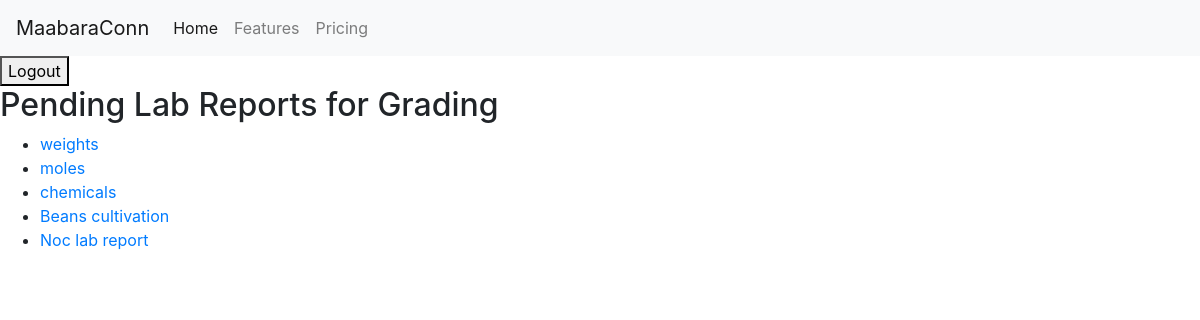
/users/lab-reports/grading/ (signed in), run on an earlier commit of the app's database.
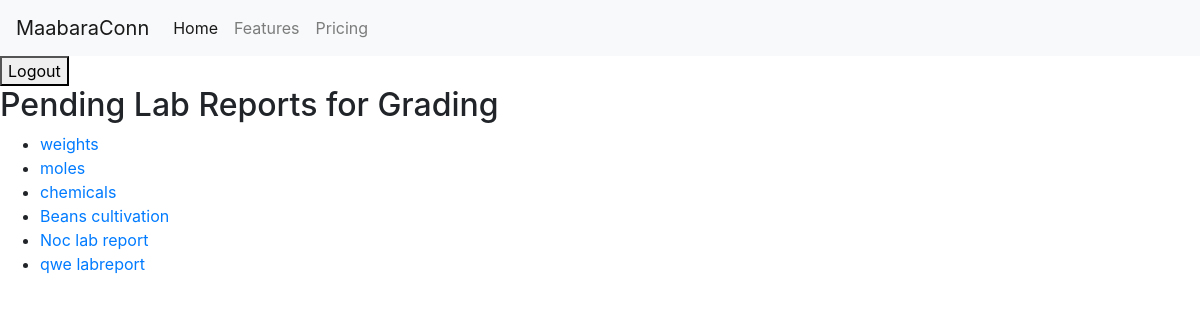
And on a later commit of the database.
### users/models.py (models this page shows, shortened)
class LabReport(models.Model):
    REPORT_TYPE_CHOICES = [
        ('IND', 'Individual'),
        ('GRP', 'Group'),
    ]
    report_type = models.CharField(
        max_length=3, choices=REPORT_TYPE_CHOICES, default='IND')
    creator = models.ForeignKey(
        settings.AUTH_USER_MODEL, on_delete=models.CASCADE, related_name='created_lab_reports'
    )
    student = models.ForeignKey(
        settings.AUTH_USER_MODEL, on_delete=models.CASCADE, related_name='student_lab_reports', null=True, blank=True
    )
    course = models.ForeignKey(
        Course, on_delete=models.CASCADE, related_name='lab_reports'
    )
    title = models.CharField(max_length=255)
    description = models.TextField()
    laboratory = models.ForeignKey(
        Laboratory, on_delete=models.CASCADE, related_name='lab_reports', null=True
    )
    document = models.FileField(upload_to='lab_reports/')
    submitted_at = models.DateTimeField(auto_now_add=True)
    status = models.CharField(max_length=100, default='Pending')
    template = models.ForeignKey(
        LabTemplate, on_delete=models.SET_NULL, null=True, blank=True, related_name='lab_reports'
    )

### users/views.py (the view)
# urls.py: path('lab-reports/grading/', views.lab_reports_for_grading,
@login_required
def lab_reports_for_grading(request):
    if request.user.role == User.Role.LAB_TECH:
        reports = LabReport.objects.filter(
            status='Pending').prefetch_related('responses')
    else:
        reports = []
    return render(request, 'grading/lab_reports_for_grading.html', {'reports': reports})

### users/templates/grading/lab_reports_for_grading.html
{% extends "base.html" %} {% block content %}
<h2>Pending Lab Reports for Grading</h2>
<ul>
  {% for report in reports %}
  <li>
    <a href="{% url 'lab_report_detail_for_tech' report.id %}"
      >{{ report.title }}</a
    >
  </li>
  {% empty %}
  <li>No lab reports pending grading.</li>
  {% endfor %}
</ul>
{% endblock %}

What changed in the data, as far as the page shows it:
added LabReport: title "qwe labreport"
